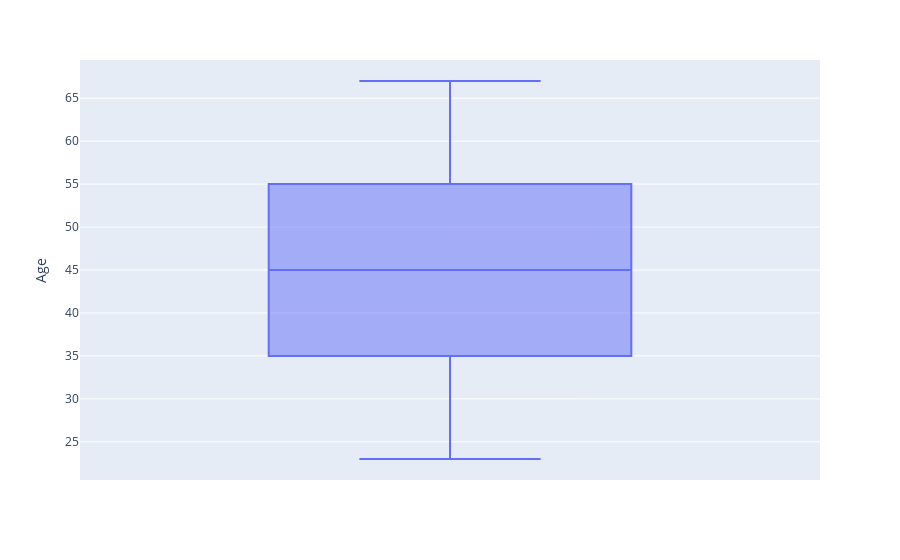
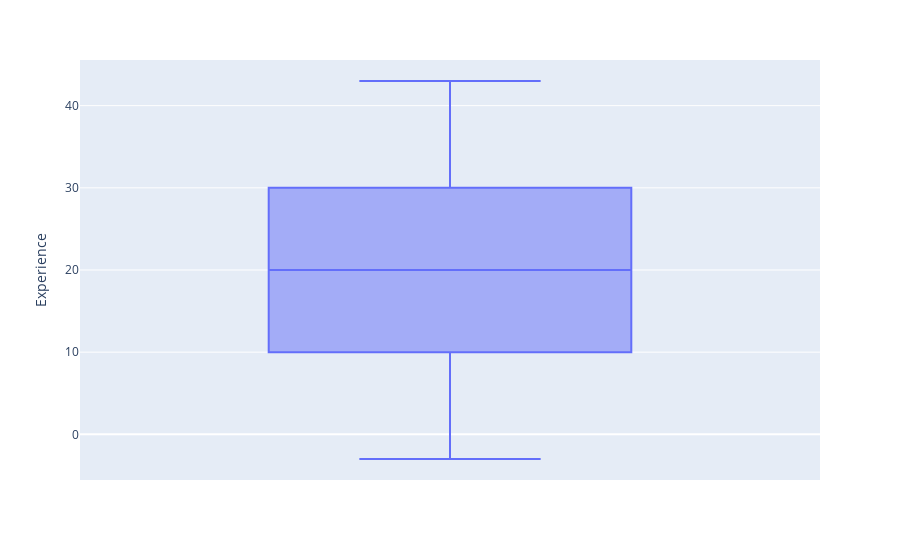
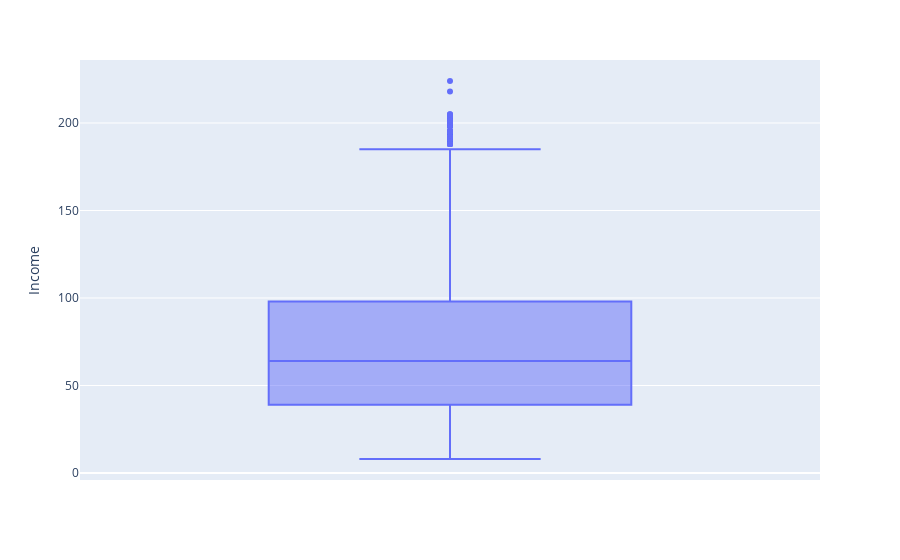
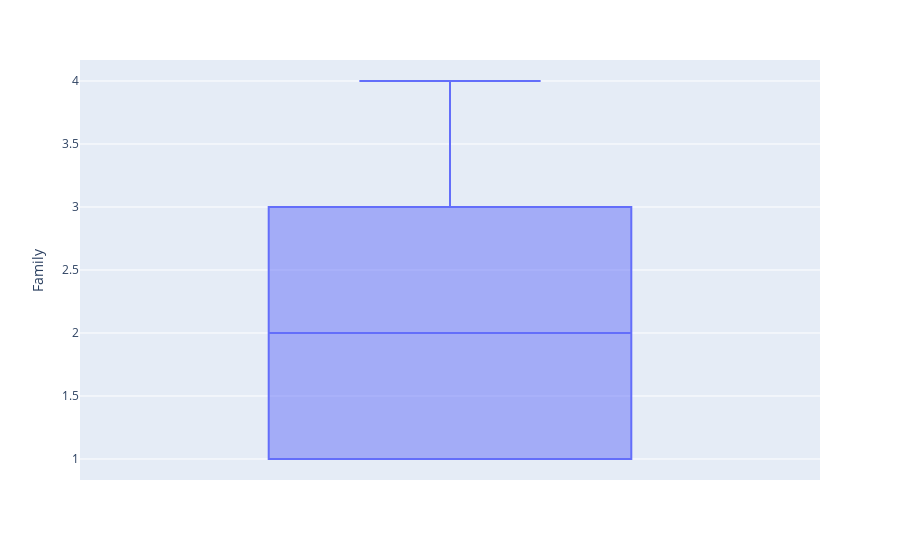

Source (notebook cell) for these figures, in order:
### Code cell
col_name = ['Age', 'Experience', 'Income', 'Family','Education']
for i in col_name:
    fig = ps.box(df,y = i)
    fig.show()

### Figure 1 — Plotly figure (JSON) as saved in the notebook; plotly's stock layout.template omitted (floating-point values rounded to 4 significant figures; data arrays with more than 128 entries replaced by an {"elided": "..."} marker saying what was removed)
{"data": [{"alignmentgroup": "True", "hovertemplate": "Age=%{y}<extra></extra>", "legendgroup": "", "marker": {"color": "#636efa"}, "name": "", "notched": false, "offsetgroup": "", "orientation": "v", "showlegend": false, "type": "box", "x0": " ", "xaxis": "x", "y": {"elided": "5000 int values"}, "y0": " ", "yaxis": "y"}], "layout": {"autosize": true, "boxmode": "group", "legend": {"tracegroupgap": 0}, "margin": {"t": 60}, "xaxis": {"anchor": "y", "autorange": true, "domain": [0, 1], "range": [-0.5, 0.5], "type": "category"}, "yaxis": {"anchor": "x", "autorange": true, "domain": [0, 1], "range": [20.56, 69.44], "title": {"text": "Age"}, "type": "linear"}}}

### Figure 2 — Plotly figure (JSON) as saved in the notebook; plotly's stock layout.template omitted (floating-point values rounded to 4 significant figures; data arrays with more than 128 entries replaced by an {"elided": "..."} marker saying what was removed)
{"data": [{"alignmentgroup": "True", "hovertemplate": "Experience=%{y}<extra></extra>", "legendgroup": "", "marker": {"color": "#636efa"}, "name": "", "notched": false, "offsetgroup": "", "orientation": "v", "showlegend": false, "type": "box", "x0": " ", "xaxis": "x", "y": {"elided": "5000 int values"}, "y0": " ", "yaxis": "y"}], "layout": {"autosize": true, "boxmode": "group", "legend": {"tracegroupgap": 0}, "margin": {"t": 60}, "xaxis": {"anchor": "y", "autorange": true, "domain": [0, 1], "range": [-0.5, 0.5], "type": "category"}, "yaxis": {"anchor": "x", "autorange": true, "domain": [0, 1], "range": [-5.556, 45.56], "title": {"text": "Experience"}, "type": "linear"}}}

### Figure 3 — Plotly figure (JSON) as saved in the notebook; plotly's stock layout.template omitted (floating-point values rounded to 4 significant figures; data arrays with more than 128 entries replaced by an {"elided": "..."} marker saying what was removed)
{"data": [{"alignmentgroup": "True", "hovertemplate": "Income=%{y}<extra></extra>", "legendgroup": "", "marker": {"color": "#636efa"}, "name": "", "notched": false, "offsetgroup": "", "orientation": "v", "showlegend": false, "type": "box", "x0": " ", "xaxis": "x", "y": {"elided": "5000 int values"}, "y0": " ", "yaxis": "y"}], "layout": {"autosize": true, "boxmode": "group", "legend": {"tracegroupgap": 0}, "margin": {"t": 60}, "xaxis": {"anchor": "y", "autorange": true, "domain": [0, 1], "range": [-0.5, 0.5], "type": "category"}, "yaxis": {"anchor": "x", "autorange": true, "domain": [0, 1], "range": [-4, 236], "title": {"text": "Income"}, "type": "linear"}}}

### Figure 4 — Plotly figure (JSON) as saved in the notebook; plotly's stock layout.template omitted (floating-point values rounded to 4 significant figures; data arrays with more than 128 entries replaced by an {"elided": "..."} marker saying what was removed)
{"data": [{"alignmentgroup": "True", "hovertemplate": "Family=%{y}<extra></extra>", "legendgroup": "", "marker": {"color": "#636efa"}, "name": "", "notched": false, "offsetgroup": "", "orientation": "v", "showlegend": false, "type": "box", "x0": " ", "xaxis": "x", "y": {"elided": "5000 int values"}, "y0": " ", "yaxis": "y"}], "layout": {"autosize": true, "boxmode": "group", "legend": {"tracegroupgap": 0}, "margin": {"t": 60}, "xaxis": {"anchor": "y", "autorange": true, "domain": [0, 1], "range": [-0.5, 0.5], "type": "category"}, "yaxis": {"anchor": "x", "autorange": true, "domain": [0, 1], "range": [0.8333, 4.167], "title": {"text": "Family"}, "type": "linear"}}}
